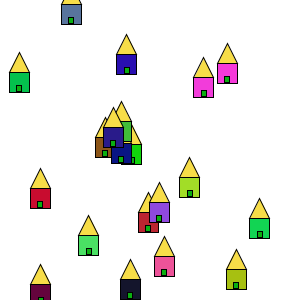
Frame 1 (no input)
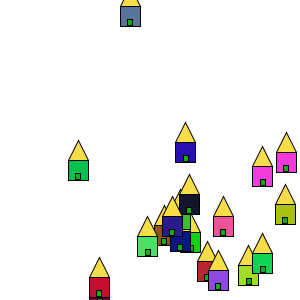
Frame 60 (the mouse pressed at the canvas centre just before this capture)
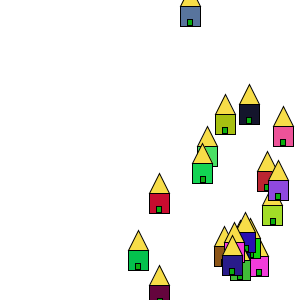
Frame 120 (the mouse held since frame 60 and released just before this capture)

The Processing sketch that drew these frames (run headless with seeded random() and noise(); from frame 60 on, the mouse is pressed at the canvas centre):

// Processing sketch: processing_77898
// ── processing_77898.pde

//draw 20 houses, bouncing against the walls
House[] houses = new House[20]; //array for 20 houses

void setup()
{
   size(300,300); //window-size
   for (int i=0;i<20; i++){ 
     houses[i] = new House();  
}
}
void draw(){
  background(255,255,255);
  for (int i = 0; i<20; i++){
    houses[i].draw_house();
    houses[i].move_house();
  }
}

//set variables
class House {
float xspeed;
float yspeed;
float xpos;
float ypos;
int speed;
float R;
float G;
float B;
int size;

//give values to the variables
House (){  
xspeed= 1; //moving in x direction
yspeed= 1.5; //moving in y direction
xpos= random (width); //start with a random x-position from 0-width
ypos= random (height); //start with a random y-position from 0-height
speed= 1; //speed of the houses
R = random(255); //random value for red from 0-255
G = random(255); //random value for green from 0-255
B = random(255); //random value for blue from 0-255
size= 20; //variable for the size of the geometric forms
}

//drawing the house
void draw_house(){
 fill(R,G,B); //random color
 rect(xpos,ypos,size, size); //house base
 fill(247,221,72); //yellow
 triangle(xpos, ypos, xpos+size, ypos,xpos+size/2, ypos-size); //roof
 fill(11,175,17); //green
 rect(xpos+7.5, ypos+13, size/4, size/3); //door
  }
  void move_house(){ //moving from left to right
    xpos = xpos + xspeed;
    if (xpos>=width-20) xspeed = xspeed*(-1); //when reaching the right side of the window, move left
    else if (xpos<=0) xspeed = xspeed*(-1); //when reaching the left side of the window, move right
    
    ypos = ypos + yspeed; //moving up and down
    if (ypos>=height-20) yspeed = yspeed*(-1); //when reaching the bottom of the window, move up
    else if (ypos<=20) yspeed = yspeed*(-1); //when reaching the top of the window, move down
  }
}
    
  
